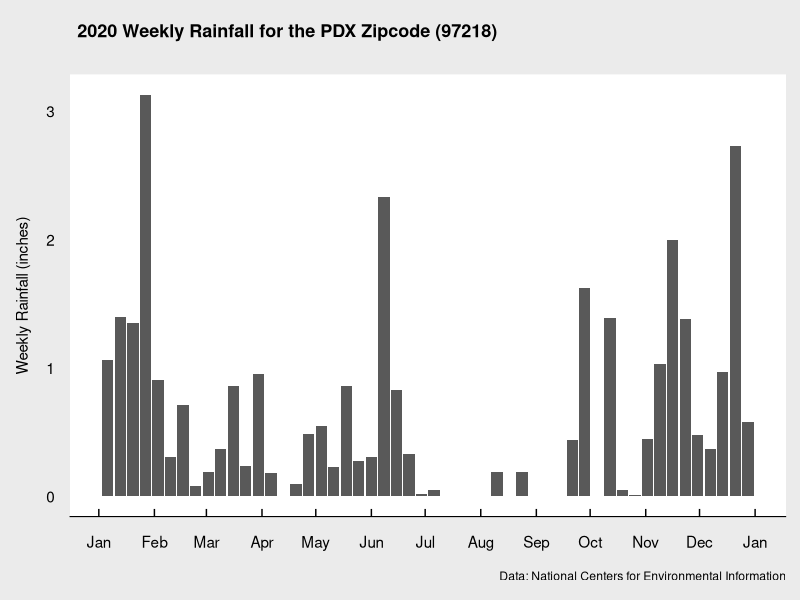
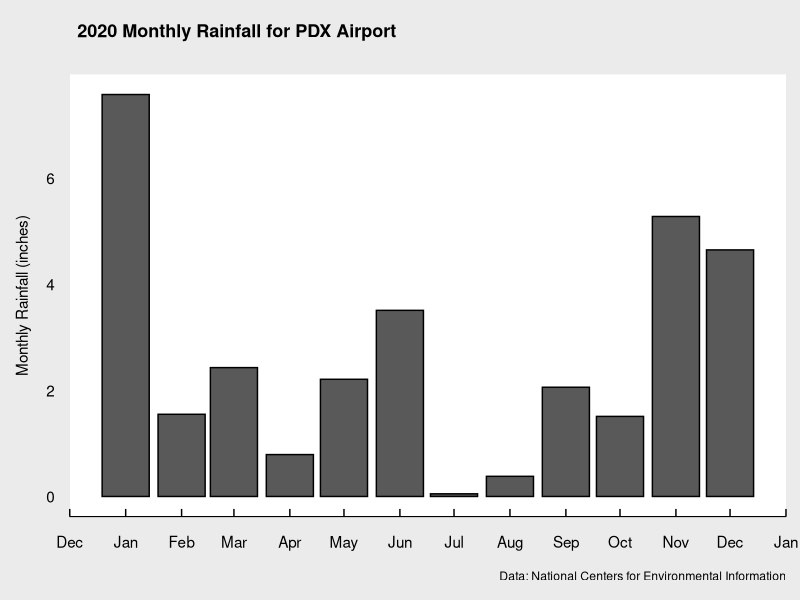
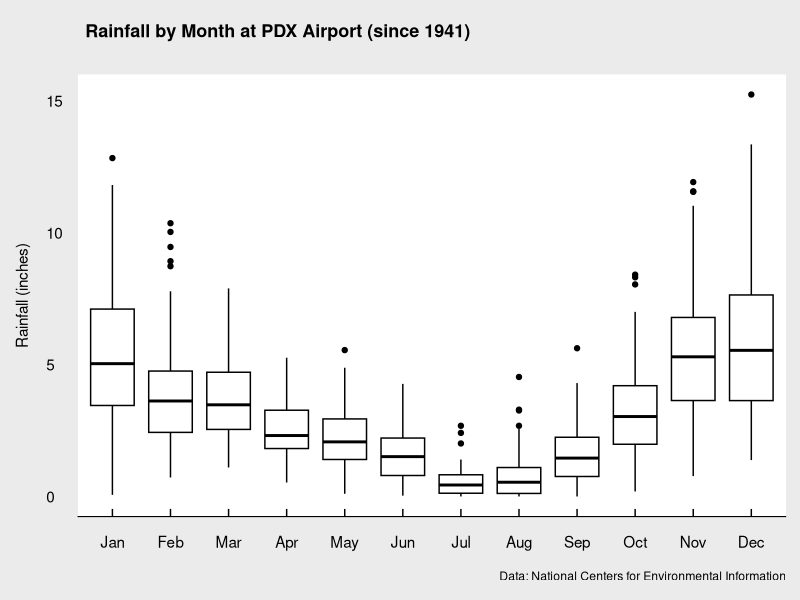
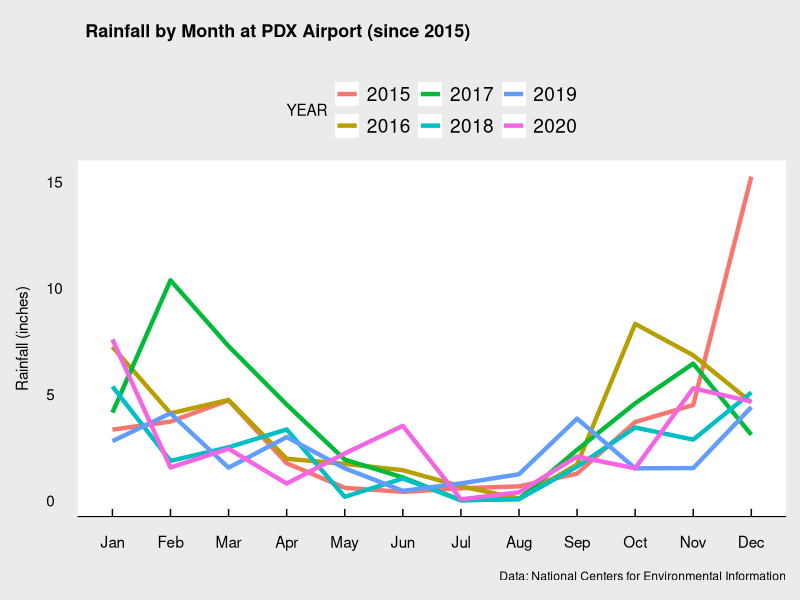
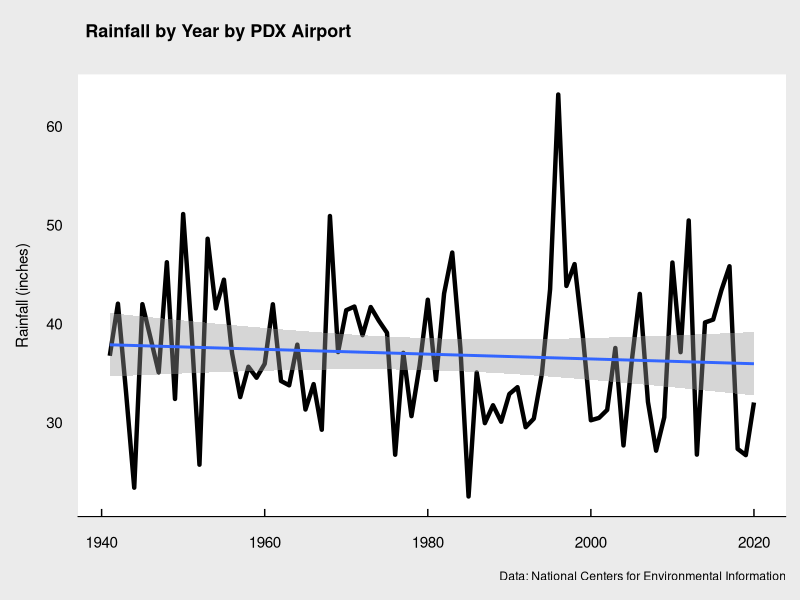
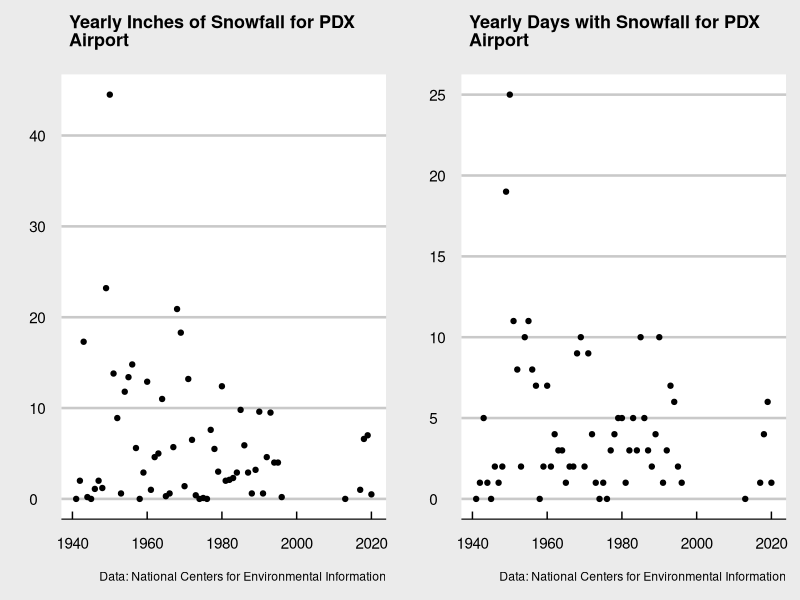
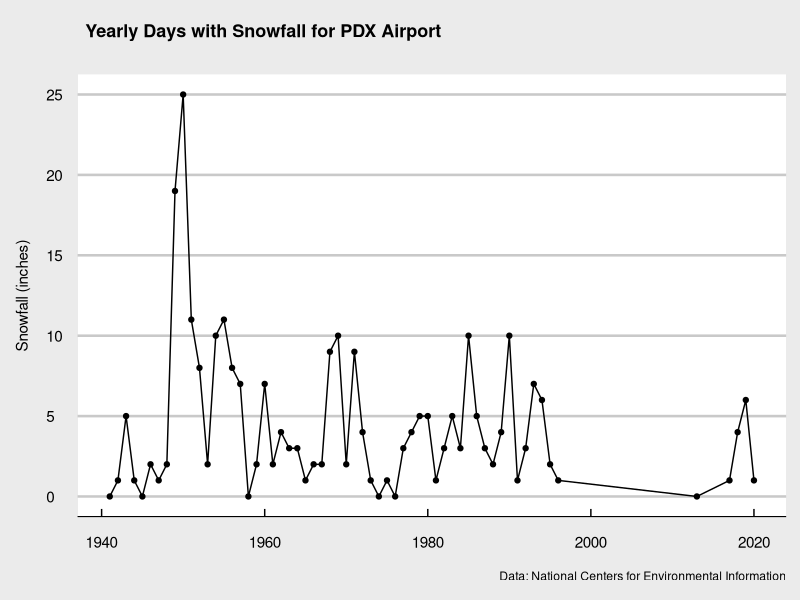

Reproduce these figures in R, in order.
## ---- chunk 1
library(cowplot)   # arranging multiple plots in one space
library(ggtext)    # element_textbox_simple
library(ggthemes)  # border around plots
library(formattable) # percent format, maybe use for tables later
library(kableExtra) # printing tables to PDF
library(lubridate) # year, month, yday
library(tidyverse) # read_csv and pipes

# GET DATA from https://www.climate.gov/maps-data/dataset/past-weather-zip-code-data-table
# for zipcode 97218 (includes PDX airport), 1941 - 2020 data available
csv_data <- read_csv('precipitation_data.csv') 
 # PRCP = precipitation
 # SNOW = snowfall
 # SNWD = snow depth

# Rain Data

# extract year, month, day from the date
rain_weekly_2020 <- csv_data %>%
  mutate(YEAR = year(DATE),WEEK=ifelse(week(DATE)==53,52,week(DATE))) %>% # in some years, such as 2019, the 53rd week causes issues, in order to plot the graph with "months" on the axis, I append 53 to 52
  filter(YEAR == '2020' & PRCP > 0) %>%
  select(YEAR,WEEK,PRCP)%>%
  group_by(YEAR,WEEK) %>%
  summarise(RAINFALL = sum(PRCP)) %>%
  mutate(RAIN_DATE = as.Date(paste(YEAR,WEEK,1),"%Y%U %u"))

rain_monthly_2020 <- csv_data %>%
  mutate(MONTH = floor_date(DATE, unit = 'month')) %>%
  filter(PRCP > 0 & year(DATE) == '2020') %>%
  select(MONTH,PRCP,SNOW,SNWD) %>%
  group_by(MONTH) %>%
  summarise(RAINFALL = sum(PRCP)) 

rain_monthly <- csv_data %>%
  filter(is.na(PRCP) == FALSE) %>%
  mutate(YEAR = year(DATE), MONTH = month(DATE)
         ,MONTH_ABB = month.abb[MONTH]) %>%
  select(YEAR,MONTH,MONTH_ABB,RAINFALL=PRCP) %>%
  group_by(YEAR,MONTH,MONTH_ABB) %>%
  summarise(sum(RAINFALL))

rain_yearly <- csv_data %>%
  filter(is.na(PRCP) == FALSE) %>%
  mutate(YEAR = year(DATE)) %>%
  select(YEAR,RAINFALL=PRCP) %>%
  group_by(YEAR) %>%
  summarise(sum(RAINFALL))
  
rain_daily_2020 <- csv_data %>%
  mutate(MONTH = floor_date(DATE, unit = 'month')) %>%
  filter(year(DATE) == '2020') %>%
  select(DATE,MONTH,RAINFALL=PRCP) 

# Snow Data
snowfall <- csv_data %>%
  filter(is.na(SNOW) == FALSE) %>%
  mutate(MONTH = floor_date(DATE, unit = 'month')
         ,YEAR = year(DATE)) %>%
  select(DATE,MONTH,YEAR,SNOW)

snow_inches_per_year <- snowfall %>%
  select(YEAR,SNOW) %>%
  group_by(YEAR) %>%
  tally(sum(SNOW))

snow_days_per_year <- snowfall %>%
  select(YEAR,SNOW) %>%
  group_by(YEAR) %>%
  tally(SNOW > 0)

# snowdepth <- csv_data %>%
#   mutate(MONTH = floor_date(DATE, unit = 'month')
#          ,YEAR = year(DATE)) %>%
#   select(DATE,MONTH,YEAR,SNWD)

# snowdepth_days_per_year <- snowdepth %>%
#   select(YEAR,SNWD) %>%
#   group_by(YEAR) %>%
#   tally(SNWD > 0)
## ---- chunk 2
ggplot() +
  geom_col(data=rain_weekly_2020,mapping = aes(x=RAIN_DATE, y=RAINFALL))+
  scale_x_date(date_labels = "%b", breaks = "month") +
  theme_economist_white() + #theme_minimal() +
  theme( plot.title.position = "panel"
          ,plot.title = element_textbox_simple(
            size = 13,
            lineheight = 1,
            padding = margin(5.5, 5.5, 5.5, 5.5),
            margin = margin(0, 0, 5.5, 0))
         ,panel.grid.major = element_blank()
         ,panel.grid.minor = element_blank()
         #,plot.margin = margin(5,5,5,5)
         ) +
   ggtitle("<b>2020 Weekly Rainfall for the PDX Zipcode (97218)</b>   <br><span style = 'font-size:14pt'>") +
  labs(caption = "Data: National Centers for Environmental Information") +
  xlab('') +
  ylab('Weekly Rainfall (inches)\n')
## ---- chunk 3
ggplot() +
  geom_col(data=rain_monthly_2020, mapping = aes(x=MONTH, y=RAINFALL)
           ,color='black') +
  scale_x_date(date_labels = "%b", breaks = "month") +
  theme_economist_white() + #theme_minimal() +
  theme( plot.title.position = "panel"
         ,plot.title = element_textbox_simple(
           size = 13,
           lineheight = 1,
           padding = margin(5.5, 5.5, 5.5, 5.5),
           margin = margin(0, 0, 5.5, 0))
         ,panel.grid.major = element_blank()
         ,panel.grid.minor = element_blank()
         #,plot.margin = margin(5,5,5,10)
         ,legend.title = element_blank()
         ) +
   ggtitle("<b>2020 Monthly Rainfall for PDX Airport</b>   <br><span style = 'font-size:14pt'>") +
  labs(caption = "Data: National Centers for Environmental Information") +
  xlab('') +
  ylab('Monthly Rainfall (inches)\n')
## ---- chunk 4
ggplot() +
  geom_boxplot(data=rain_monthly
               , mapping = aes(x=reorder(MONTH_ABB,MONTH), y=`sum(RAINFALL)`, group=MONTH_ABB)
               , color='black') +
  #scale_x_date(date_labels = "%b", breaks = "month") +
  theme_economist_white() + #theme_minimal() +
  theme( plot.title.position = "panel"
         ,plot.title = element_textbox_simple(
           size = 13,
           lineheight = 1,
           padding = margin(5.5, 5.5, 5.5, 5.5),
           margin = margin(0, 0, 5.5, 0))
         ,panel.grid.major = element_blank()
         ,panel.grid.minor = element_blank()
         #,plot.margin = margin(5,5,5,10)
         ,legend.title = element_blank()
         ) +
  ggtitle("<b>Rainfall by Month at PDX Airport (since 1941) </b>   <br><span style = 'font-size:14pt'>"
  ) +
  labs(caption = "Data: National Centers for Environmental Information") +
  xlab('') +
  ylab('Rainfall (inches)\n') 
## ---- chunk 5
ggplot() +
  geom_line(rain_monthly %>% filter(YEAR >= 2015) %>% mutate(YEAR = as.character(YEAR))
            , mapping = aes(x=reorder(MONTH_ABB,MONTH),y=`sum(RAINFALL)`
                            , group = YEAR, color = YEAR), size = 1.5) +
  theme_economist_white() + 
  theme( plot.title.position = "panel"
         ,plot.title = element_textbox_simple(
           size = 13,
           lineheight = 1,
           padding = margin(5.5, 5.5, 5.5, 5.5),
           margin = margin(0, 0, 5.5, 0))
         ,panel.grid.major = element_blank()
         ,panel.grid.minor = element_blank()
         #,plot.margin = margin(5,5,5,10)
         #,legend.title = element_blank()
         ) +
  ggtitle("<b>Rainfall by Month at PDX Airport (since 2015) </b>   <br><span style = 'font-size:14pt'>"
  ) +
  labs(caption = "Data: National Centers for Environmental Information") +
  xlab('') +
  ylab('Rainfall (inches)\n') 
## ---- chunk 6
ggplot(rain_yearly 
            , mapping = aes(x=YEAR,y=`sum(RAINFALL)`)) +
  geom_line(size = 1.5) +
  geom_smooth(method = "lm") +
  theme_economist_white() + 
  theme( plot.title.position = "panel"
         ,plot.title = element_textbox_simple(
           size = 13,
           lineheight = 1,
           padding = margin(5.5, 5.5, 5.5, 5.5),
           margin = margin(0, 0, 5.5, 0))
         ,panel.grid.major = element_blank()
         ,panel.grid.minor = element_blank()
         #,plot.margin = margin(5,5,5,10)
         #,legend.title = element_blank()
         ) +
  ggtitle("<b>Rainfall by Year by PDX Airport</b>   <br><span style = 'font-size:14pt'>"
  ) +
  labs(caption = "Data: National Centers for Environmental Information") +
  xlab('') +
  ylab('Rainfall (inches)\n')
## ---- chunk 7
plot_snow_inches <- ggplot() +
  geom_point(data=snow_inches_per_year, mapping = aes(x=YEAR, y=n),color='black') +
  theme_economist_white() + 
  theme( plot.title.position = "panel"
         ,plot.title = element_textbox_simple(
           size = 13,
           lineheight = 1,
           padding = margin(5.5, 5.5, 5.5, 5.5),
           margin = margin(0, 0, 5.5, 0))
         #,panel.grid.major = element_blank()
         ,panel.grid.minor = element_blank()
         #,plot.margin = margin(5,5,5,10)
         ,legend.title = element_blank()
         ) +
  ggtitle("<b>Yearly Inches of Snowfall for PDX Airport</b>   <br><span style = 'font-size:14pt'>") +
  labs(caption = "Data: National Centers for Environmental Information") +
  xlab('') +
  ylab('')

plot_snow_days <- ggplot() +
  geom_point(data=snow_days_per_year, mapping = aes(x=YEAR, y=n),color='black') +
  theme_economist_white() + #theme_minimal() +
  theme( plot.title.position = "panel"
         ,plot.title = element_textbox_simple(
           size = 13,
           lineheight = 1,
           padding = margin(5.5, 5.5, 5.5, 5.5),
           margin = margin(0, 0, 5.5, 0))
         #,panel.grid.major = element_blank()
         ,panel.grid.minor = element_blank()
         #,plot.margin = margin(5,5,5,10)
         ,legend.title = element_blank()
         ) +
  ggtitle("<b>Yearly Days with Snowfall for PDX Airport</b>   <br><span style = 'font-size:14pt'>") +
  labs(caption = "Data: National Centers for Environmental Information") +
  xlab('') +
  ylab('')

plot_grid(plot_snow_inches, plot_snow_days)

## ---- chunk 8
ggplot() +
  geom_line(data=snow_days_per_year, mapping = aes(x=YEAR, y=n)
           ,color='black') +
  geom_point(data=snow_days_per_year, mapping = aes(x=YEAR, y=n)
            ,color='black') +
  #scale_x_date(date_labels = "%b", breaks = "month") +
  theme_economist_white() + #theme_minimal() +
  theme( plot.title.position = "panel"
         ,plot.title = element_textbox_simple(
           size = 13,
           lineheight = 1,
           padding = margin(5.5, 5.5, 5.5, 5.5),
           margin = margin(0, 0, 5.5, 0))
         #,panel.grid.major = element_blank()
         ,panel.grid.minor = element_blank()
         #,plot.margin = margin(5,5,5,10)
         ,legend.title = element_blank()
         ) +
  ggtitle("<b>Yearly Days with Snowfall for PDX Airport</b>   <br><span style = 'font-size:14pt'>") +
  labs(caption = "Data: National Centers for Environmental Information") +
  xlab('') +
  ylab('Snowfall (inches)\n')
## ---- chunk 9
# month/years it has snowed in the years of data
snow_months <- unique(snowfall %>%
  filter(SNOW > 0) %>%
  select(MONTH)) %>% 
  mutate(counter=1, month=month(MONTH,label=TRUE,abbr=FALSE)) %>%
  group_by(month) %>%
  tally(counter) %>%
  mutate('Percent of years that it snowed' = percent(n/length(unique(snowfall$YEAR)),1)) %>%
  select(Month = month,'Number of years with snow' = n,'Percent of years that it snowed')
kable(snow_months) %>% kable_styling() %>% row_spec(0,bold=TRUE) 
# # month/years it has snowed since 2000
# snowfall_since_2000 <- snowfall %>% filter(YEAR >= 2000)
# snow_months_since2000 <- unique(snowfall %>%
#                         filter(SNOW > 0, YEAR >= 2000) %>%
#                         select(MONTH)) %>% 
#   mutate(counter=1, month=month(MONTH,label=TRUE,abbr=FALSE)) %>%
#   group_by(month) %>%
#   tally(counter) %>%
#   mutate(percent = percent(n/length(unique(snowfall_since_2000$YEAR)),2))
# snow_months_since2000
